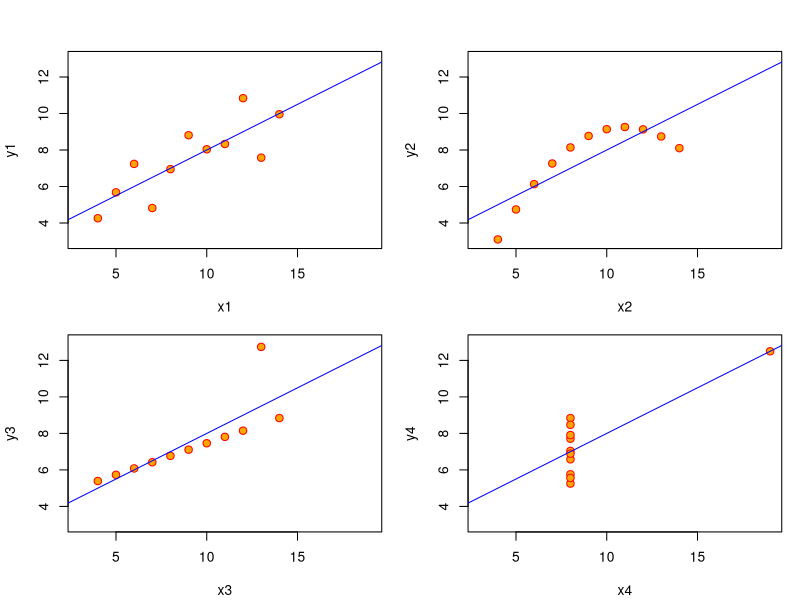
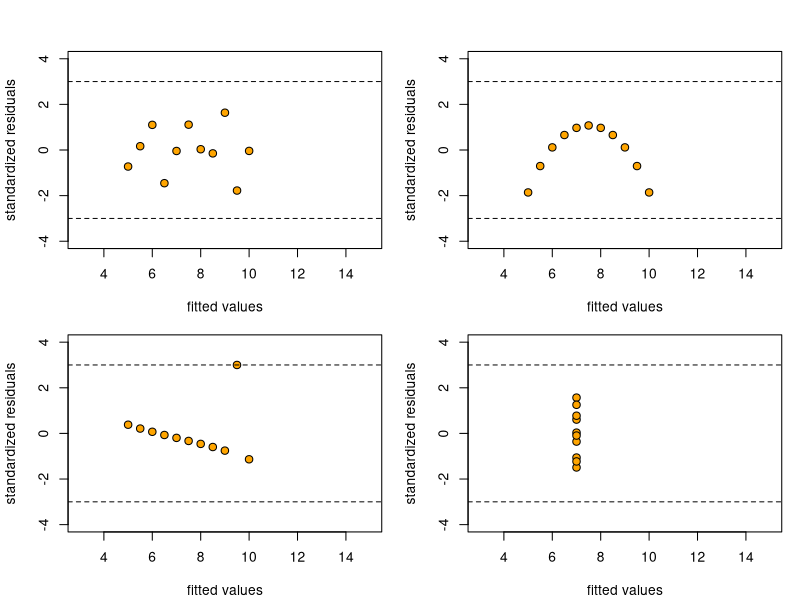

Write the R code that produced these figures, in order.
## Case study 2: Anscombe在1973年构造了4组数据

coef.list = data.frame()
for(i in 1:4)
{
  ff = as.formula(paste0("y",i,"~","x",i))
  lmi = lm(ff,data = anscombe)
  slmi = summary(lmi)
  pvalue = 1-pf(slmi$fstatistic[1],slmi$fstatistic[2],slmi$fstatistic[3])
  df = as.data.frame(cbind(slmi$coef,p_value = c(pvalue,NA)))
  row.names(df)[1] = paste0(row.names(df)[1],i)
  coef.list = rbind(coef.list,df)
}

print(coef.list)

print(summary(lmi)) #最后一组回归结果

## 四组回归直线
par(mfrow = c(2,2),mar=c(4,4,1,1)+.1,oma=c(0,0,2,0))
for(i in 1:4)
{
  ff = as.formula(paste0("y",i,"~","x",i))
  lmi = lm(ff,data = anscombe)
  plot(ff,data = anscombe,col="red",pch = 21,bg="orange",
       cex = 1.2,xlim=c(3,19),ylim=c(3,13))
  abline(coef(lmi),col="blue")
}


## 四组残差分析

par(mfrow = c(2,2),mar=c(4,4,1,1)+.1,oma=c(0,0,2,0))
for(i in 1:4)
{
  ff = as.formula(paste0("y",i,"~","x",i))
  lmi = lm(ff,data = anscombe)
  plot(lmi$fitted.values,rstandard(lmi),pch = 21,bg="orange",
       cex = 1.2,xlim=c(3,15),ylim=c(-4,4),
       xlab = "fitted values",
       ylab = "standardized residuals")
  abline(h=c(-3,3),lty=2)
}
